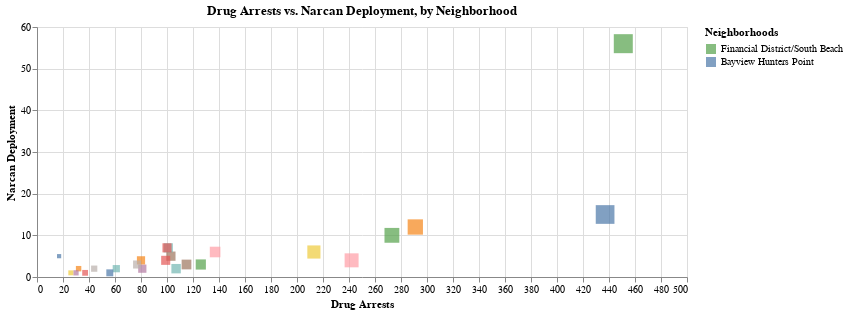

Write notebook code for a chart like this one.
### Markdown cell above
Let's ignore the three outliers — *Tenderloin, SoMA and Mission* — and take a closer look at the busy bottom left corner:

### Code cell
# Filtering out the three neighborhood with the most drug arrests
left_coner = base.encode(
    color = alt.Color('analysis_neighborhood',legend=alt.Legend(title='Neighborhoods', values=['Financial District/South Beach', 'Bayview Hunters Point']))
).transform_filter(
    datum.drug_arrests_count < 1000
)
left_coner

### Figure 1 — Vega-Lite specification as saved in the notebook (floating-point values rounded to 4 significant figures)
{"config": {"view": {"continuousWidth": 300, "continuousHeight": 300}}, "data": {"name": "data-3ff4f01f16c64fcb5fe695673d0964a7"}, "mark": {"type": "square"}, "encoding": {"color": {"field": "analysis_neighborhood", "legend": {"title": "Neighborhoods", "values": ["Financial District/South Beach", "Bayview Hunters Point"]}, "type": "nominal"}, "size": {"field": "drug_arrests_count", "legend": null, "type": "quantitative"}, "tooltip": [{"field": "analysis_neighborhood", "title": "Neighborhood", "type": "nominal"}, {"field": "drug_arrests_count", "title": "Drug Arrests", "type": "quantitative"}, {"field": "narcan_deployment_count", "title": "Narcan Deployment", "type": "quantitative"}], "x": {"field": "drug_arrests_count", "title": "Drug Arrests", "type": "quantitative"}, "y": {"field": "narcan_deployment_count", "title": "Narcan Deployment", "type": "quantitative"}}, "height": 250, "title": "Drug Arrests vs. Narcan Deployment, by Neighborhood", "transform": [{"filter": "(datum.drug_arrests_count < 1000)"}], "width": 650, "$schema": "https://vega.github.io/schema/vega-lite/v5.6.1.json", "datasets": {"data-3ff4f01f16c64fcb5fe695673d0964a7": [{"analysis_neighborhood": "Tenderloin", "drug_arrests_count": 8613, "narcan_deployment_count": 401}, {"analysis_neighborhood": "South of Market", "drug_arrests_count": 2962, "narcan_deployment_count": 153}, {"analysis_neighborhood": "Mission", "drug_arrests_count": 1740, "narcan_deployment_count": 38}, {"analysis_neighborhood": "Financial District/South Beach", "drug_arrests_count": 451, "narcan_deployment_count": 56}, {"analysis_neighborhood": "Bayview Hunters Point", "drug_arrests_count": 437, "narcan_deployment_count": 15}, {"analysis_neighborhood": "Castro/Upper Market", "drug_arrests_count": 291, "narcan_deployment_count": 12}, {"analysis_neighborhood": "Western Addition", "drug_arrests_count": 273, "narcan_deployment_count": 10}, {"analysis_neighborhood": "Haight Ashbury", "drug_arrests_count": 242, "narcan_deployment_count": 4}, {"analysis_neighborhood": "Nob Hill", "drug_arrests_count": 213, "narcan_deployment_count": 6}, {"analysis_neighborhood": "North Beach", "drug_arrests_count": 137, "narcan_deployment_count": 6}, {"analysis_neighborhood": "Mission Bay", "drug_arrests_count": 126, "narcan_deployment_count": 3}, {"analysis_neighborhood": "Outer Mission", "drug_arrests_count": 115, "narcan_deployment_count": 3}, {"analysis_neighborhood": "Excelsior", "drug_arrests_count": 107, "narcan_deployment_count": 2}, {"analysis_neighborhood": "Hayes Valley", "drug_arrests_count": 103, "narcan_deployment_count": 5}, {"analysis_neighborhood": "Marina", "drug_arrests_count": 101, "narcan_deployment_count": 7}, {"analysis_neighborhood": "Chinatown", "drug_arrests_count": 100, "narcan_deployment_count": 7}, {"analysis_neighborhood": "Sunset/Parkside", "drug_arrests_count": 99, "narcan_deployment_count": 4}, {"analysis_neighborhood": "Golden Gate Park", "drug_arrests_count": 81, "narcan_deployment_count": 2}, {"analysis_neighborhood": "Russian Hill", "drug_arrests_count": 80, "narcan_deployment_count": 4}, {"analysis_neighborhood": "Pacific Heights", "drug_arrests_count": 77, "narcan_deployment_count": 3}, {"analysis_neighborhood": "Visitacion Valley", "drug_arrests_count": 61, "narcan_deployment_count": 2}, {"analysis_neighborhood": "Portola", "drug_arrests_count": 56, "narcan_deployment_count": 1}, {"analysis_neighborhood": "Inner Richmond", "drug_arrests_count": 44, "narcan_deployment_count": 2}, {"analysis_neighborhood": "Lone Mountain/USF", "drug_arrests_count": 37, "narcan_deployment_count": 1}, {"analysis_neighborhood": "Lakeshore", "drug_arrests_count": 32, "narcan_deployment_count": 2}, {"analysis_neighborhood": "Noe Valley", "drug_arrests_count": 30, "narcan_deployment_count": 1}, {"analysis_neighborhood": "Glen Park", "drug_arrests_count": 26, "narcan_deployment_count": 1}, {"analysis_neighborhood": "Japantown", "drug_arrests_count": 17, "narcan_deployment_count": 5}]}}
